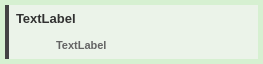
<?xml version="1.0" encoding="UTF-8"?>
<ui version="4.0">
 <class>ReplyDocumentMessage</class>
 <widget class="QWidget" name="ReplyDocumentMessage">
  <property name="geometry">
   <rect>
    <x>0</x>
    <y>0</y>
    <width>263</width>
    <height>64</height>
   </rect>
  </property>
  <property name="sizePolicy">
   <sizepolicy hsizetype="Preferred" vsizetype="Fixed">
    <horstretch>0</horstretch>
    <verstretch>0</verstretch>
   </sizepolicy>
  </property>
  <property name="windowTitle">
   <string>Form</string>
  </property>
  <layout class="QGridLayout" name="gridLayout_2">
   <property name="leftMargin">
    <number>0</number>
   </property>
   <property name="topMargin">
    <number>0</number>
   </property>
   <property name="rightMargin">
    <number>0</number>
   </property>
   <property name="bottomMargin">
    <number>0</number>
   </property>
   <property name="spacing">
    <number>0</number>
   </property>
   <item row="0" column="0">
    <widget class="QWidget" name="widget" native="true">
     <property name="styleSheet">
      <string notr="true">background-color:rgb(214, 240, 209);</string>
     </property>
     <layout class="QGridLayout" name="gridLayout_3">
      <property name="leftMargin">
       <number>5</number>
      </property>
      <property name="topMargin">
       <number>5</number>
      </property>
      <property name="rightMargin">
       <number>5</number>
      </property>
      <property name="bottomMargin">
       <number>5</number>
      </property>
      <property name="spacing">
       <number>0</number>
      </property>
      <item row="0" column="0">
       <widget class="QWidget" name="ReplyContainer" native="true">
        <property name="styleSheet">
         <string notr="true">QWidget#ReplyContainer {
    border-left: 4px solid rgb(67, 67, 67);
    background-color: #EBF3E9;
}

QWidget#ReplyContainer QLabel {
    background: transparent; 
    padding-left: 8px;
    /* important: so labels don’t paint over */
    color: black;
}

QWidget#ReplyContainer:hover {
    background-color: white;
}

QWidget#ReplyContainer:hover QLabel {
    /* labels stay transparent, text turns white */
    color: white;
}
</string>
        </property>
        <layout class="QGridLayout" name="gridLayout">
         <property name="leftMargin">
          <number>0</number>
         </property>
         <property name="topMargin">
          <number>0</number>
         </property>
         <property name="rightMargin">
          <number>0</number>
         </property>
         <property name="bottomMargin">
          <number>0</number>
         </property>
         <property name="spacing">
          <number>0</number>
         </property>
         <item row="1" column="0">
          <widget class="QLabel" name="Sender">
           <property name="maximumSize">
            <size>
             <width>16777215</width>
             <height>30</height>
            </size>
           </property>
           <property name="styleSheet">
            <string notr="true">color:rgb(50, 50, 50);
font-size:10pt;
font-weight:bold;</string>
           </property>
           <property name="text">
            <string>TextLabel</string>
           </property>
          </widget>
         </item>
         <item row="2" column="0">
          <layout class="QHBoxLayout" name="horizontalLayout_2">
           <property name="spacing">
            <number>0</number>
           </property>
           <item>
            <widget class="QLabel" name="icon">
             <property name="maximumSize">
              <size>
               <width>40</width>
               <height>30</height>
              </size>
             </property>
             <property name="styleSheet">
              <string notr="true">color:rgb(100, 100, 100);
font-size:8pt;
font-weight:bold;</string>
             </property>
             <property name="text">
              <string/>
             </property>
             <property name="pixmap">
              <pixmap resource="../../../../assets.qrc">:/Resources/AttachmentIcon.png</pixmap>
             </property>
             <property name="scaledContents">
              <bool>true</bool>
             </property>
             <property name="alignment">
              <set>Qt::AlignmentFlag::AlignBottom|Qt::AlignmentFlag::AlignLeading|Qt::AlignmentFlag::AlignLeft</set>
             </property>
            </widget>
           </item>
           <item>
            <widget class="QLabel" name="FileName">
             <property name="styleSheet">
              <string notr="true">color:rgb(100, 100, 100);
font-size:8pt;
font-weight:bold;
border:0;</string>
             </property>
             <property name="text">
              <string>TextLabel</string>
             </property>
            </widget>
           </item>
          </layout>
         </item>
        </layout>
       </widget>
      </item>
     </layout>
    </widget>
   </item>
  </layout>
 </widget>
 <resources>
  <include location="../../../../assets.qrc"/>
 </resources>
 <connections/>
</ui>
